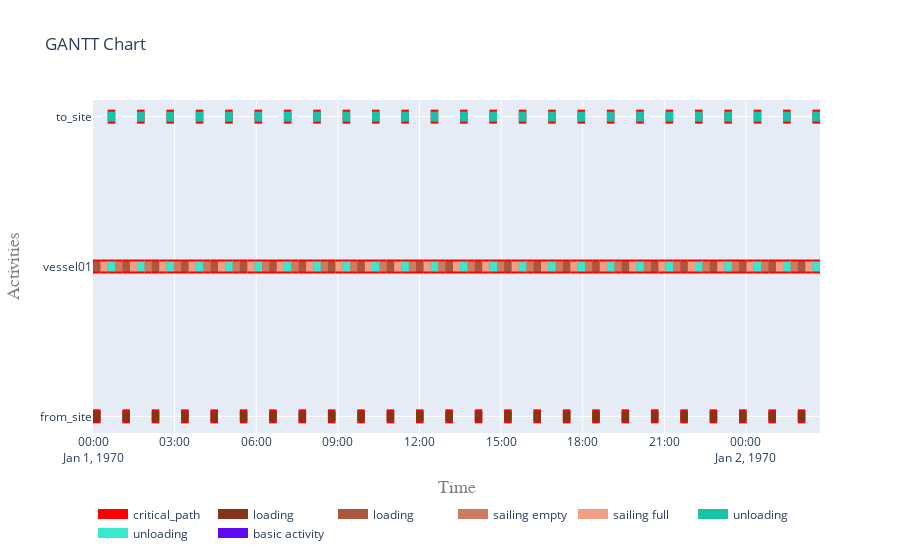

The cell this chart's notebook holds for it:
### Code cell
my_cp_dependencies_from_simpy.make_plotly_gantt_chart()
